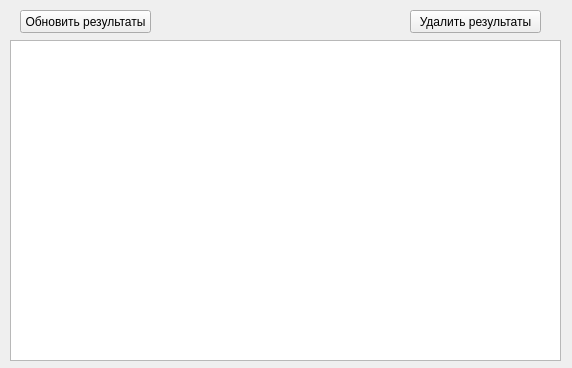
<?xml version="1.0" encoding="UTF-8"?>
<ui version="4.0">
 <class>Form</class>
 <widget class="QWidget" name="Form">
  <property name="geometry">
   <rect>
    <x>0</x>
    <y>0</y>
    <width>572</width>
    <height>368</height>
   </rect>
  </property>
  <property name="windowTitle">
   <string>Form</string>
  </property>
  <widget class="QTableWidget" name="tableWidget_server">
   <property name="geometry">
    <rect>
     <x>10</x>
     <y>40</y>
     <width>551</width>
     <height>321</height>
    </rect>
   </property>
  </widget>
  <widget class="QPushButton" name="pushButton_delete_all">
   <property name="geometry">
    <rect>
     <x>410</x>
     <y>10</y>
     <width>131</width>
     <height>23</height>
    </rect>
   </property>
   <property name="text">
    <string>Удалить результаты</string>
   </property>
  </widget>
  <widget class="QPushButton" name="pushButton_refresh">
   <property name="geometry">
    <rect>
     <x>20</x>
     <y>10</y>
     <width>131</width>
     <height>23</height>
    </rect>
   </property>
   <property name="text">
    <string>Обновить результаты</string>
   </property>
  </widget>
  <widget class="QLabel" name="label_img">
   <property name="geometry">
    <rect>
     <x>0</x>
     <y>0</y>
     <width>571</width>
     <height>371</height>
    </rect>
   </property>
   <property name="text">
    <string/>
   </property>
   <property name="pixmap">
    <pixmap>../../img/for_test2.jpg</pixmap>
   </property>
  </widget>
  <zorder>label_img</zorder>
  <zorder>tableWidget_server</zorder>
  <zorder>pushButton_delete_all</zorder>
  <zorder>pushButton_refresh</zorder>
 </widget>
 <resources/>
 <connections/>
</ui>
